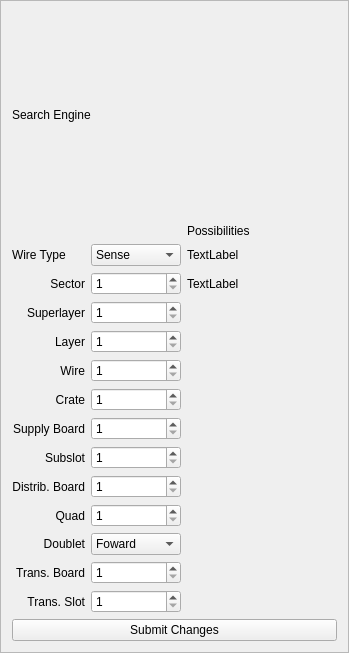
<?xml version="1.0" encoding="UTF-8"?>
<ui version="4.0">
 <class>DVHVstatus</class>
 <widget class="QFrame" name="DVHVstatus">
  <property name="geometry">
   <rect>
    <x>0</x>
    <y>0</y>
    <width>349</width>
    <height>653</height>
   </rect>
  </property>
  <property name="windowTitle">
   <string>DCHV Status</string>
  </property>
  <property name="frameShape">
   <enum>QFrame::StyledPanel</enum>
  </property>
  <property name="frameShadow">
   <enum>QFrame::Raised</enum>
  </property>
  <layout class="QVBoxLayout" name="verticalLayout">
   <item>
    <widget class="QLabel" name="label">
     <property name="text">
      <string>Search Engine</string>
     </property>
    </widget>
   </item>
   <item>
    <layout class="QGridLayout" name="gridLayout">
     <item row="9" column="0">
      <widget class="QLabel" name="label_9">
       <property name="text">
        <string>Distrib. Board</string>
       </property>
       <property name="alignment">
        <set>Qt::AlignRight|Qt::AlignTrailing|Qt::AlignVCenter</set>
       </property>
      </widget>
     </item>
     <item row="10" column="1">
      <widget class="QSpinBox" name="Quad">
       <property name="sizePolicy">
        <sizepolicy hsizetype="Preferred" vsizetype="Preferred">
         <horstretch>0</horstretch>
         <verstretch>0</verstretch>
        </sizepolicy>
       </property>
       <property name="minimum">
        <number>1</number>
       </property>
       <property name="maximum">
        <number>4</number>
       </property>
      </widget>
     </item>
     <item row="11" column="0">
      <widget class="QLabel" name="label_11">
       <property name="text">
        <string>Doublet</string>
       </property>
       <property name="alignment">
        <set>Qt::AlignRight|Qt::AlignTrailing|Qt::AlignVCenter</set>
       </property>
      </widget>
     </item>
     <item row="11" column="1">
      <widget class="QComboBox" name="Doublet">
       <property name="sizePolicy">
        <sizepolicy hsizetype="Preferred" vsizetype="Preferred">
         <horstretch>0</horstretch>
         <verstretch>0</verstretch>
        </sizepolicy>
       </property>
       <item>
        <property name="text">
         <string>Foward</string>
        </property>
       </item>
       <item>
        <property name="text">
         <string>Backwards</string>
        </property>
       </item>
      </widget>
     </item>
     <item row="7" column="1">
      <widget class="QSpinBox" name="SupplyBoard">
       <property name="sizePolicy">
        <sizepolicy hsizetype="Preferred" vsizetype="Preferred">
         <horstretch>0</horstretch>
         <verstretch>0</verstretch>
        </sizepolicy>
       </property>
       <property name="minimum">
        <number>1</number>
       </property>
       <property name="maximum">
        <number>4</number>
       </property>
      </widget>
     </item>
     <item row="10" column="0">
      <widget class="QLabel" name="label_10">
       <property name="text">
        <string>Quad</string>
       </property>
       <property name="alignment">
        <set>Qt::AlignRight|Qt::AlignTrailing|Qt::AlignVCenter</set>
       </property>
      </widget>
     </item>
     <item row="1" column="0">
      <widget class="QLabel" name="label_2">
       <property name="text">
        <string>Wire Type</string>
       </property>
       <property name="alignment">
        <set>Qt::AlignLeading|Qt::AlignLeft|Qt::AlignVCenter</set>
       </property>
      </widget>
     </item>
     <item row="12" column="0">
      <widget class="QLabel" name="label_12">
       <property name="text">
        <string>Trans. Board</string>
       </property>
       <property name="alignment">
        <set>Qt::AlignRight|Qt::AlignTrailing|Qt::AlignVCenter</set>
       </property>
      </widget>
     </item>
     <item row="12" column="1">
      <widget class="QSpinBox" name="TransformerBoard">
       <property name="minimum">
        <number>1</number>
       </property>
       <property name="maximum">
        <number>7</number>
       </property>
      </widget>
     </item>
     <item row="13" column="0">
      <widget class="QLabel" name="label_13">
       <property name="text">
        <string>Trans. Slot</string>
       </property>
       <property name="alignment">
        <set>Qt::AlignRight|Qt::AlignTrailing|Qt::AlignVCenter</set>
       </property>
      </widget>
     </item>
     <item row="13" column="1">
      <widget class="QSpinBox" name="TransformerSlot">
       <property name="minimum">
        <number>1</number>
       </property>
       <property name="maximum">
        <number>8</number>
       </property>
      </widget>
     </item>
     <item row="9" column="1">
      <widget class="QSpinBox" name="DistributionBoard">
       <property name="sizePolicy">
        <sizepolicy hsizetype="Preferred" vsizetype="Preferred">
         <horstretch>0</horstretch>
         <verstretch>0</verstretch>
        </sizepolicy>
       </property>
       <property name="minimum">
        <number>1</number>
       </property>
       <property name="maximum">
        <number>7</number>
       </property>
      </widget>
     </item>
     <item row="2" column="2">
      <widget class="QLabel" name="label_16">
       <property name="text">
        <string>TextLabel</string>
       </property>
       <property name="alignment">
        <set>Qt::AlignLeading|Qt::AlignLeft|Qt::AlignVCenter</set>
       </property>
      </widget>
     </item>
     <item row="1" column="2">
      <widget class="QLabel" name="label_15">
       <property name="sizePolicy">
        <sizepolicy hsizetype="Expanding" vsizetype="Preferred">
         <horstretch>0</horstretch>
         <verstretch>0</verstretch>
        </sizepolicy>
       </property>
       <property name="text">
        <string>TextLabel</string>
       </property>
       <property name="alignment">
        <set>Qt::AlignLeading|Qt::AlignLeft|Qt::AlignVCenter</set>
       </property>
      </widget>
     </item>
     <item row="3" column="1">
      <widget class="QSpinBox" name="SuperLayer">
       <property name="sizePolicy">
        <sizepolicy hsizetype="Preferred" vsizetype="Preferred">
         <horstretch>0</horstretch>
         <verstretch>0</verstretch>
        </sizepolicy>
       </property>
       <property name="minimum">
        <number>1</number>
       </property>
       <property name="maximum">
        <number>6</number>
       </property>
      </widget>
     </item>
     <item row="4" column="1">
      <widget class="QSpinBox" name="Layer">
       <property name="sizePolicy">
        <sizepolicy hsizetype="Preferred" vsizetype="Preferred">
         <horstretch>0</horstretch>
         <verstretch>0</verstretch>
        </sizepolicy>
       </property>
       <property name="minimum">
        <number>1</number>
       </property>
       <property name="maximum">
        <number>6</number>
       </property>
      </widget>
     </item>
     <item row="5" column="0">
      <widget class="QLabel" name="label_5">
       <property name="text">
        <string>Wire</string>
       </property>
       <property name="alignment">
        <set>Qt::AlignRight|Qt::AlignTrailing|Qt::AlignVCenter</set>
       </property>
      </widget>
     </item>
     <item row="1" column="1">
      <widget class="QComboBox" name="WireType">
       <item>
        <property name="text">
         <string>Sense</string>
        </property>
       </item>
       <item>
        <property name="text">
         <string>Field</string>
        </property>
       </item>
       <item>
        <property name="text">
         <string>Guard</string>
        </property>
       </item>
      </widget>
     </item>
     <item row="2" column="0">
      <widget class="QLabel" name="Sector">
       <property name="sizePolicy">
        <sizepolicy hsizetype="Preferred" vsizetype="Preferred">
         <horstretch>0</horstretch>
         <verstretch>0</verstretch>
        </sizepolicy>
       </property>
       <property name="text">
        <string>Sector</string>
       </property>
       <property name="alignment">
        <set>Qt::AlignRight|Qt::AlignTrailing|Qt::AlignVCenter</set>
       </property>
      </widget>
     </item>
     <item row="2" column="1">
      <widget class="QSpinBox" name="Sector_2">
       <property name="sizePolicy">
        <sizepolicy hsizetype="Preferred" vsizetype="Preferred">
         <horstretch>0</horstretch>
         <verstretch>0</verstretch>
        </sizepolicy>
       </property>
       <property name="minimum">
        <number>1</number>
       </property>
       <property name="maximum">
        <number>6</number>
       </property>
      </widget>
     </item>
     <item row="8" column="0">
      <widget class="QLabel" name="label_8">
       <property name="text">
        <string>Subslot</string>
       </property>
       <property name="alignment">
        <set>Qt::AlignRight|Qt::AlignTrailing|Qt::AlignVCenter</set>
       </property>
      </widget>
     </item>
     <item row="8" column="1">
      <widget class="QSpinBox" name="Subslot">
       <property name="sizePolicy">
        <sizepolicy hsizetype="Preferred" vsizetype="Preferred">
         <horstretch>0</horstretch>
         <verstretch>0</verstretch>
        </sizepolicy>
       </property>
       <property name="minimum">
        <number>1</number>
       </property>
       <property name="maximum">
        <number>10</number>
       </property>
      </widget>
     </item>
     <item row="7" column="0">
      <widget class="QLabel" name="label_7">
       <property name="text">
        <string>Supply Board</string>
       </property>
       <property name="alignment">
        <set>Qt::AlignRight|Qt::AlignTrailing|Qt::AlignVCenter</set>
       </property>
      </widget>
     </item>
     <item row="3" column="0">
      <widget class="QLabel" name="label_3">
       <property name="text">
        <string>Superlayer</string>
       </property>
       <property name="alignment">
        <set>Qt::AlignRight|Qt::AlignTrailing|Qt::AlignVCenter</set>
       </property>
      </widget>
     </item>
     <item row="6" column="0">
      <widget class="QLabel" name="label_6">
       <property name="text">
        <string>Crate</string>
       </property>
       <property name="alignment">
        <set>Qt::AlignRight|Qt::AlignTrailing|Qt::AlignVCenter</set>
       </property>
      </widget>
     </item>
     <item row="6" column="1">
      <widget class="QSpinBox" name="Crate">
       <property name="sizePolicy">
        <sizepolicy hsizetype="Preferred" vsizetype="Preferred">
         <horstretch>0</horstretch>
         <verstretch>0</verstretch>
        </sizepolicy>
       </property>
       <property name="minimum">
        <number>1</number>
       </property>
       <property name="maximum">
        <number>4</number>
       </property>
      </widget>
     </item>
     <item row="4" column="0">
      <widget class="QLabel" name="label_4">
       <property name="text">
        <string>Layer</string>
       </property>
       <property name="alignment">
        <set>Qt::AlignRight|Qt::AlignTrailing|Qt::AlignVCenter</set>
       </property>
      </widget>
     </item>
     <item row="5" column="1">
      <widget class="QSpinBox" name="Wire">
       <property name="minimum">
        <number>1</number>
       </property>
       <property name="maximum">
        <number>1024</number>
       </property>
      </widget>
     </item>
     <item row="0" column="2">
      <widget class="QLabel" name="label_14">
       <property name="text">
        <string>Possibilities</string>
       </property>
      </widget>
     </item>
    </layout>
   </item>
   <item>
    <widget class="QPushButton" name="pushButton">
     <property name="text">
      <string>Submit Changes</string>
     </property>
    </widget>
   </item>
  </layout>
  <zorder>Sector_2</zorder>
  <zorder>SuperLayer</zorder>
  <zorder>Layer</zorder>
  <zorder>Crate</zorder>
  <zorder>Wire</zorder>
  <zorder>SupplyBoard</zorder>
  <zorder>DistributionBoard</zorder>
  <zorder>Subslot</zorder>
  <zorder>Quad</zorder>
  <zorder>Doublet</zorder>
  <zorder>TransformerBoard</zorder>
  <zorder>TransformerSlot</zorder>
  <zorder>label</zorder>
  <zorder>label_2</zorder>
  <zorder>pushButton</zorder>
  <zorder>WireType</zorder>
  <zorder>Sector</zorder>
  <zorder>label_3</zorder>
  <zorder>label_4</zorder>
  <zorder>label_5</zorder>
  <zorder>label_6</zorder>
  <zorder>label_7</zorder>
  <zorder>label_8</zorder>
  <zorder>label_9</zorder>
  <zorder>label_10</zorder>
  <zorder>label_11</zorder>
  <zorder>label_12</zorder>
  <zorder>label_13</zorder>
  <zorder>listView</zorder>
  <zorder>listView_2</zorder>
  <zorder>listView_4</zorder>
  <zorder>listView_5</zorder>
  <zorder>listView_8</zorder>
  <zorder>listView_3</zorder>
  <zorder>listView_7</zorder>
  <zorder>listView_6</zorder>
  <zorder>listView_9</zorder>
  <zorder>listView_10</zorder>
  <zorder>listView_11</zorder>
 </widget>
 <resources/>
 <connections>
  <connection>
   <sender>SupplyBoard</sender>
   <signal>valueChanged(int)</signal>
   <receiver>Subslot</receiver>
   <slot>setValue(int)</slot>
   <hints>
    <hint type="sourcelabel">
     <x>141</x>
     <y>236</y>
    </hint>
    <hint type="destinationlabel">
     <x>141</x>
     <y>266</y>
    </hint>
   </hints>
  </connection>
 </connections>
</ui>
